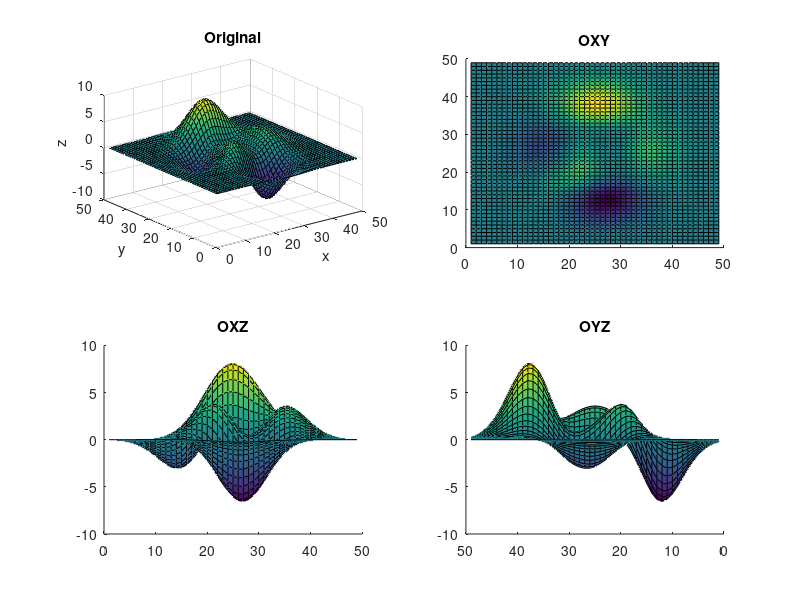

Write MATLAB code to recreate this figure.
function Projection()
subplot(2,2,1);
h=surf(peaks);
title('Original');
xlabel('x');ylabel('y');zlabel('z');
subplot(2,2,2);
new_h2=copyobj(h,gca);
title('OXY');
view(0,90);
subplot(2,2,3);
new_h3=copyobj(h,gca);
title('OXZ');
view(0,0);
subplot(2,2,4);
new_h4=copyobj(h,gca);
title('OYZ');
view(-90,0);
end